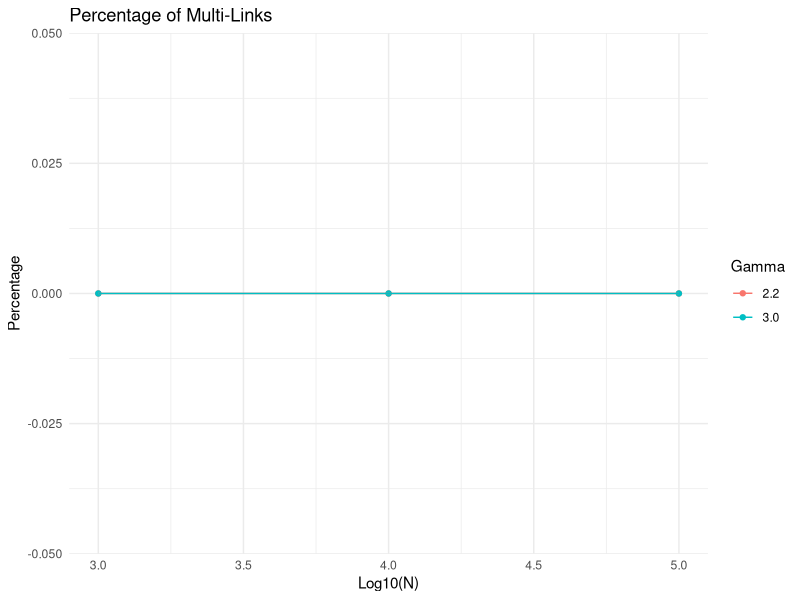
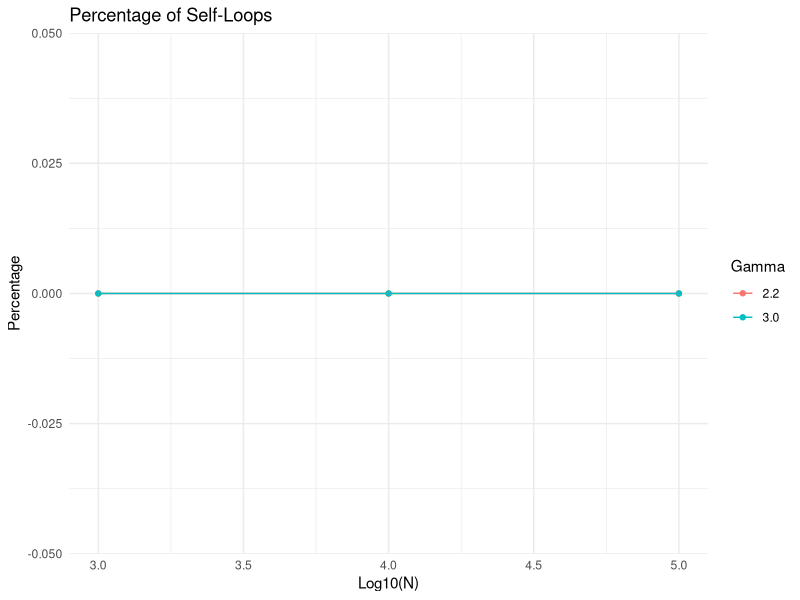

Source code (R) for these figures, in order:
## ---- chunk 1
library(igraph)
library(ggplot2)
## ---- chunk 2
generate_scale_free <- function(N, gamma) {
  # Using the Barabási–Albert model to generate scale-free networks
  g <- sample_pa(N, power = gamma - 1, m = 1, directed = FALSE)
  
  # Convert the graph to an edge list
  edge_list <- as_data_frame(g, what = "edges")
  
  # Detect multi-links (duplicated edges)
  edge_list_sorted <- t(apply(edge_list, 1, sort))
  multi_links <- sum(duplicated(edge_list_sorted))
  perc_multi_links <- (multi_links / nrow(edge_list)) * 100
  
  # Detect self-loops
  self_loops <- sum(edge_list$from == edge_list$to)
  perc_self_loops <- (self_loops / nrow(edge_list)) * 100
  
  return(list(graph = g, perc_multi_links = perc_multi_links, perc_self_loops = perc_self_loops))
}
## ---- chunk 3
set.seed(123)
N_values <- c(10^3, 10^4, 10^5)
gamma <- 2.2

results_2.2 <- lapply(N_values, function(N) generate_scale_free(N, gamma))

# Extracting percentages for γ = 2.2
percentages_2.2 <- data.frame(
  N = N_values,
  MultiLinks = sapply(results_2.2, function(x) x$perc_multi_links),
  SelfLoops = sapply(results_2.2, function(x) x$perc_self_loops)
)
percentages_2.2
## ---- chunk 4
set.seed(123)
gamma <- 3

results_3.0 <- lapply(N_values, function(N) generate_scale_free(N, gamma))

# Extracting percentages for γ = 3
percentages_3.0 <- data.frame(
  N = N_values,
  MultiLinks = sapply(results_3.0, function(x) x$perc_multi_links),
  SelfLoops = sapply(results_3.0, function(x) x$perc_self_loops)
)
percentages_3.0
## ---- chunk 5
percentages_all <- rbind(
  data.frame(percentages_2.2, Gamma = "2.2"),
  data.frame(percentages_3.0, Gamma = "3.0")
)

ggplot(percentages_all, aes(x = log10(N), y = MultiLinks, color = Gamma)) +
  geom_point() +
  geom_line() +
  labs(title = "Percentage of Multi-Links", x = "Log10(N)", y = "Percentage") +
  theme_minimal()

ggplot(percentages_all, aes(x = log10(N), y = SelfLoops, color = Gamma)) +
  geom_point() +
  geom_line() +
  labs(title = "Percentage of Self-Loops", x = "Log10(N)", y = "Percentage") +
  theme_minimal()
